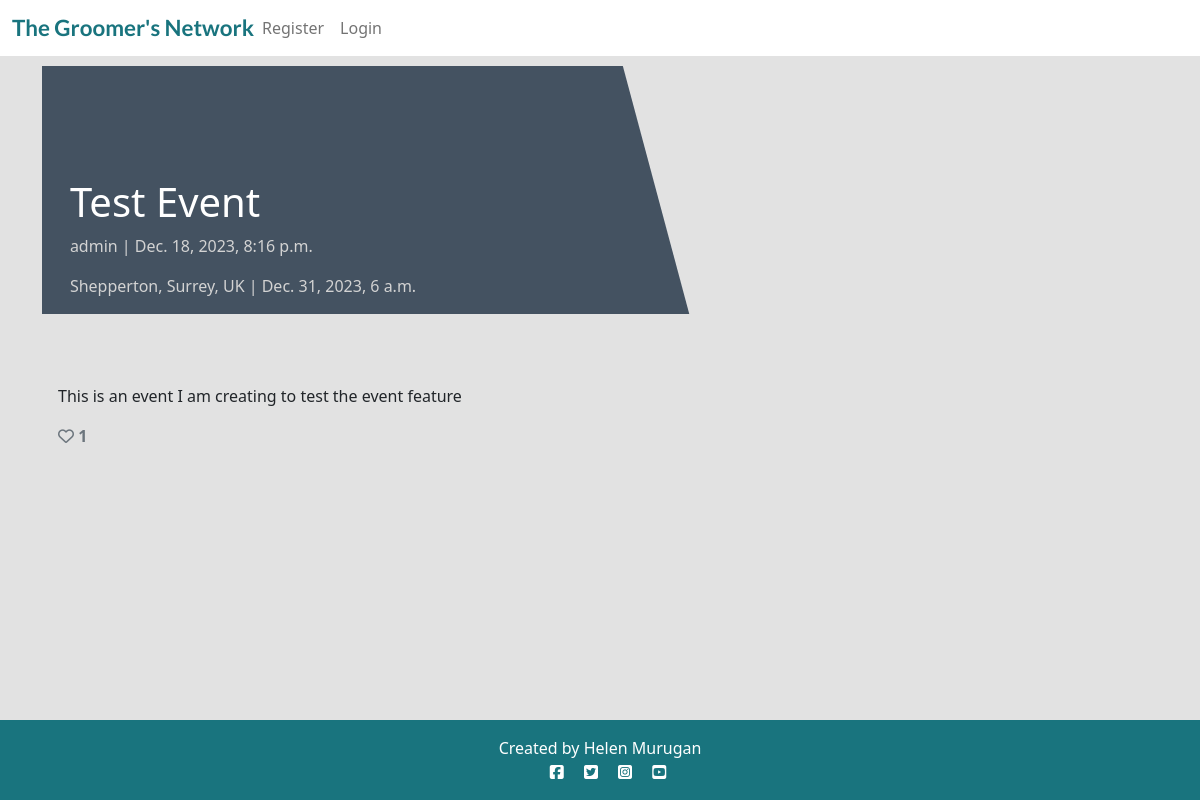
The page /events/test-event/ on the database as committed earlier.
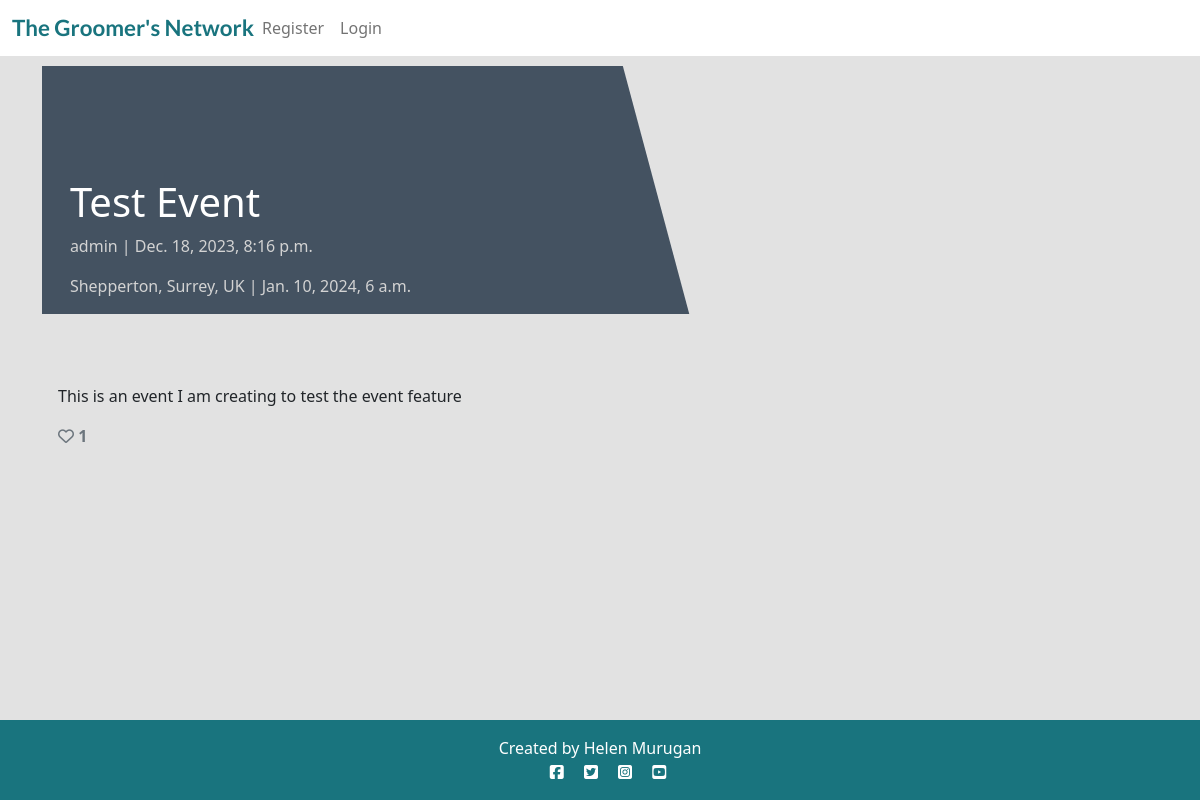
The same page on the database as committed later.
### event/models.py (models this page shows, shortened)
class Event(models.Model):
    title = models.CharField(
            max_length=200,
            verbose_name="event",
        )
    slug = models.SlugField(
        max_length=200,
        unique=True
        )
    author = models.ForeignKey(
        User,
        on_delete=models.CASCADE,
        related_name="event_events"
    )
    content = models.TextField(
        blank=True,
        null=True,
    )
    featured_image = CloudinaryField(
        'image',
        default='placeholder'
        )
    excerpt = models.TextField(
        blank=True,
        null=True,
        max_length=200,
        )
    created_on = models.DateTimeField(
        auto_now_add=True
        )
    updated_on = models.DateTimeField(
        auto_now=True
        )
    location = models.CharField(
        blank=True,
        null=True,
        max_length=30,
    )
    date_time = models.DateTimeField(
        verbose_name='Date and Time'
    )
    likes = models.ManyToManyField(
        User,
        related_name='event_likes',
        blank=True,
    )
    class Meta:
        ordering = ["-created_on"]
    def number_of_likes(self):
        return self.likes.count()

### event/views.py (the view)
# urls.py: path('<slug:slug>/', views.EventDetail.as_view(), name='event_detail'),
class EventDetail(View):
    def get(self, request, slug, *args, **kwargs):
        queryset = Event.objects
        post = get_object_or_404(queryset, slug=slug)
        liked = False
        if post.likes.filter(id=self.request.user.id).exists():
            liked = True
        return render(
            request,
            "event_detail.html",
            {
                "event": post,
                "liked": liked
            },
        )

### templates/event_detail.html (shortened to what this page needs)
{% extends 'base.html' %} {% block content %}
<div class="masthead">
    <div class="container">
        <div class="row g-0">
            <div class="col-md-6 masthead-text">
                <h1 class="post-title">{{ event.title }}</h1>
                <p class="post-subtitle">{{ event.author }} | {{ event.created_on }}</p>
                <p class="post-subtitle">{{ event.location }} | {{ event.date_time }}</p>
            </div>
            <div class="d-none d-md-block col-md-6 masthead-image">
            </div>
        </div>
    </div>
</div>
<div class="container">
    <div class="row">
        <div class="col card mb-4  mt-3 left  top">
            <div class="card-body">
                <p class="card-text ">
                    {{ event.content | safe }}
                </p>
                <div class="row">
                    <div class="col-1">
                        <strong>
                            {% if user.is_authenticated %}
                            <form class="d-inline" action="{% url 'event_like' event.slug %}" method="POST">
                                {% csrf_token %}
                                {% if liked %}
                                <button type="submit" name="event_id" value="{{event.slug}}" class="btn-like"><i class="fas fa-heart"></i></button>
                                {% else %}
                                <button type="submit" name="event_id" value="{{event.slug}}" class="btn-like"><i class="far fa-heart"></i></button>
                                {% endif %}
                            </form>
                            {% else %}
                            <span class="text-secondary"><i class="far fa-heart"></i></span>
                            {% endif %}
                        <span class="text-secondary">{{ event.number_of_likes }} </span>
                        </strong>
                    </div>
                </div>
            </div>
        </div>
    </div>
</div>
{% endblock content %}

Rows that differ between the two databases and show on the page:
changed Event "Test Event": date_time "Dec. 31, 2023, 6 a.m." → "Jan. 10, 2024, 6 a.m."
